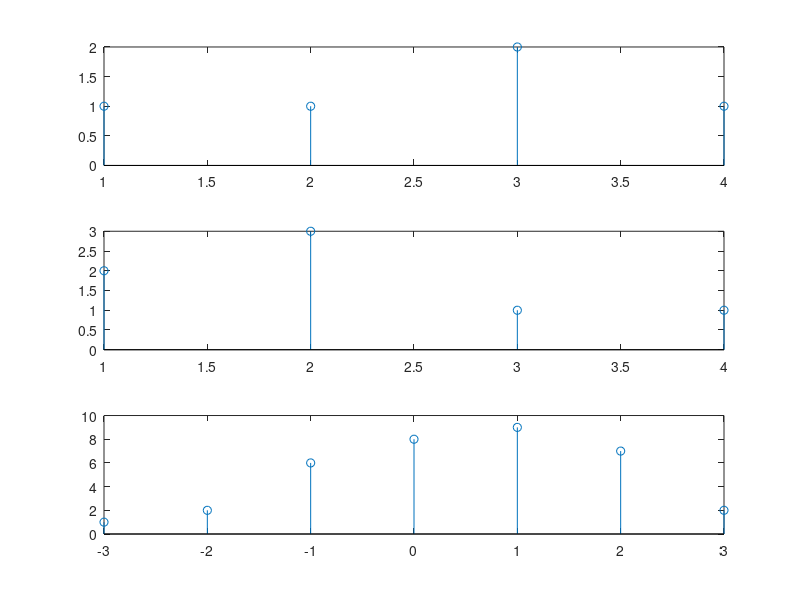

This chart was generated by the following MATLAB code:
%%correlation
clear all;
clc;
x=[1 1 2 1];
h=[2 3 1 1];
posx=0;
posh=0;

lengthx=length(x);
lengthh=length(h);
n1=0:1:(lengthx-1);
ni=posx-(posh+lengthh-1);
nf=ni+(lengthx+lengthh-2);
n=ni:1:nf;
y=xcorr(x,h);

subplot(3,1,1);
stem(x);

subplot(3,1,2);
stem(h);

subplot(3,1,3);
stem(n,y);
